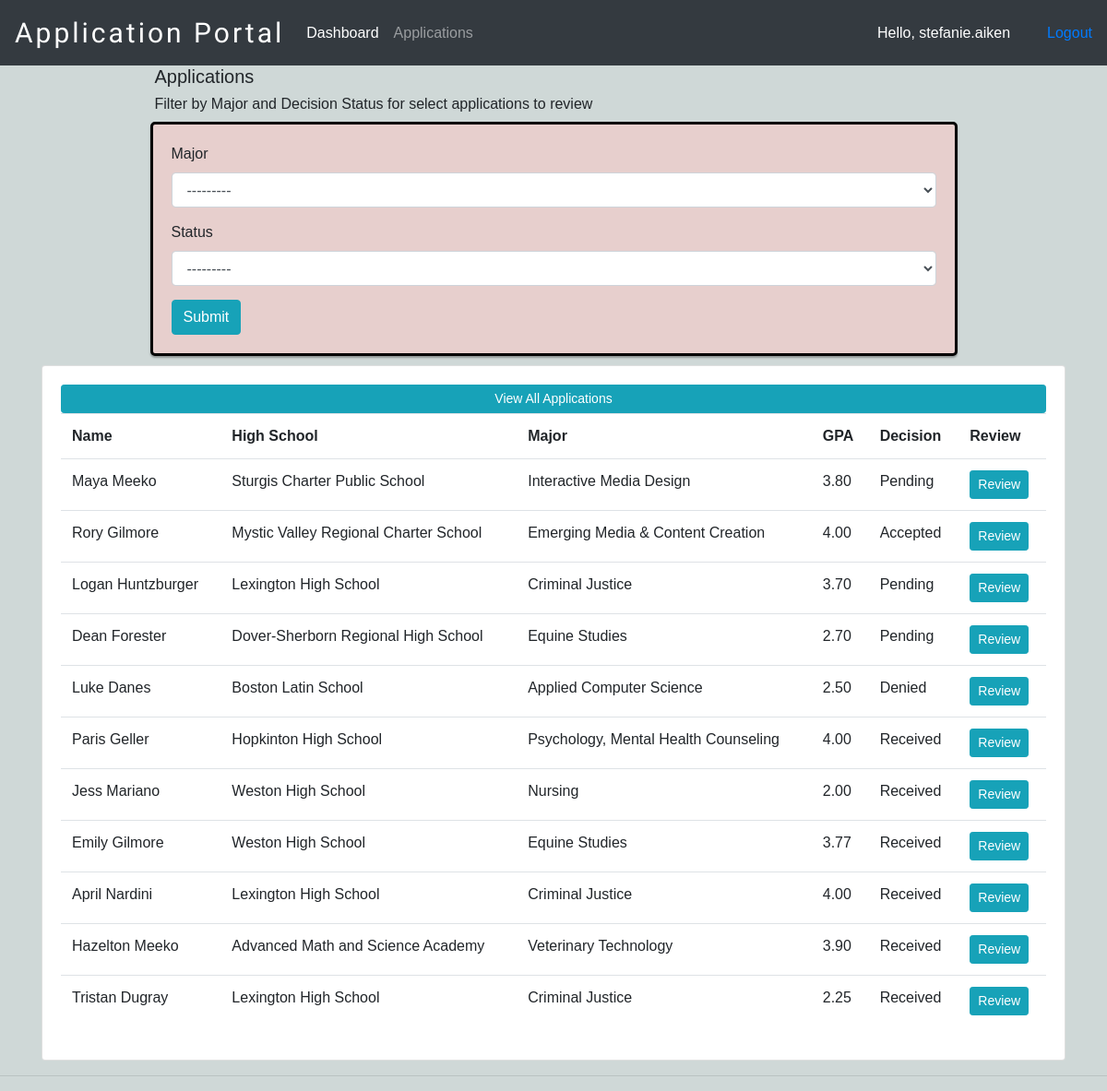
/applications (signed in), run on the app's committed database.
### appStatus/models.py (models this page shows, shortened)
class Application(models.Model):
    user = models.OneToOneField(User, null=True, on_delete=models.CASCADE)
    name = models.CharField(max_length=200, blank=True, null=True)
    phone = models.CharField(max_length=200, blank=True, null=True)
    email = models.CharField(max_length=200, blank=True, null=True)
    major = models.CharField(max_length=200, blank=True,
                             null=True, choices=MAJOR)
    school = models.CharField(
        max_length=200, blank=True, null=True, choices=SCHOOL)
    GPA = models.FloatField(null=True, blank=True, validators=[
                            MinValueValidator(2), MaxValueValidator(4)])
    status = models.CharField(
        max_length=200, blank=True, null=True, choices=STATUS, default='Received')
    app_submitted = models.CharField(
        max_length=25, blank=True, null=True, choices=SUBMISSION, default='Not Submitted')
    date_created = models.DateTimeField(auto_now_add=True, null=True)

### appStatus/decorators.py (the view)
        def wrapper_func(request, *args, **kwargs):
            group = None
            if request.user.groups.exists():
                group = request.user.groups.all()[0].name
            if group in allowed_roles:
                return view_func(request, *args, **kwargs)
            else:
                return HttpResponse('You are not authorized to view this page')

### appStatus/forms.py
class SearchCriteriaForm(ModelForm):
    class Meta:
        model = Application
        fields = ['major', 'status']

### appStatus/views.py (called while the page is built)
@login_required(login_url='login')
@allowed_users(allowed_roles=['admin'])
def applications(request):
    searchform = SearchCriteriaForm(request.POST)
    application = Application.objects.all()
    context = {'application': application}
    if request.method == 'POST':
        application = Application.objects.filter(
            major=searchform['major'].value(), status=searchform['status'].value())
    context = {'application': application,
               'searchform': searchform}
    return render(request, 'appStatus/applications.html', context)

### appStatus/templates/appStatus/applications.html (shortened to what this page needs)
{%  extends 'appStatus/main.html' %}
{% load crispy_forms_tags %}
{% block content %}
<div class="container">
<div class="row">
    <div class="col-md">
        <div class="container col-md-10 offset-md-1">
            <div class="container">
                <h5>Applications</h5>
                <h6>Filter by Major and Decision Status for select applications to review</h6>
            </div>
            <form id="searchform" method='POST'>
                {{searchform|crispy}}
                <input class="btn btn-info" type="submit" value="Submit">
            </form>
        </div>
        <div class="card card-body">
            <a class="btn btn-sm btn-info" href="{% url 'applications' %}">View All Applications</a>
            <table class="table">
                <tr>
                    <th>Name</th>
                    <th>High School</th>
                    <th>Major</th>
                    <th>GPA</th>
                    <th>Decision</th>
                    <th>Review</th>
                </tr>
                {% for applicant in application %}
                <tr>
                    <td>{{applicant.name}}</td>
                    <td>{{applicant.school}}</td>
                    <td>{{applicant.major}}</td>
                    <td>{{applicant.GPA|floatformat:2}}</td>
                    <td>{{applicant.status}}</td>
                    <td><a class="btn btn-sm btn-info" href="{% url 'application_review' applicant.id %}">Review</a></td>
                </tr>
                {% endfor %}
            </table>
        </div>
    </div>
</div>
</div>
{% endblock content %}

### appStatus/templates/appStatus/Navbar.html (shortened to what this page needs)
{% load static %}
<nav class="navbar navbar-expand-lg navbar-dark bg-dark">
    <span class="navbar-brand mb-0 h1 app-nav-brand">Application Portal</span>
    <div class="collapse navbar-collapse" id="navbarNavAltMarkup">
        <div class="navbar-nav">
            {% if request.user.is_staff %}
            <a class="nav-item nav-link active" href="{% url 'home' %}">Dashboard </a>
            <a class="nav-item nav-link" href="{% url 'applications' %}">Applications</a>
            {% endif %}
        </div>
    </div>
    <div>
        <span class="hello-user">Hello, {{request.user}}</span>
    </div>
    <span><a class="hello-msg" href="{% url 'logout' %}">Logout</a></span>
</nav>

### static/css/main.css (style rules this page uses)
* { box-sizing: border-box; }
body { background-color: #cfd8d7; font-family: 'Trebuchet MS', 'Lucida Sans Unicode', 'Lucida Grande', 'Lucida Sans', Arial, sans-serif; }
.app-nav-brand { font-family: 'Bilbo Swash Caps', cursive; font-size: 30px; letter-spacing: .1em; }
.hello-user { color: white; }
.form-group { margin-bottom: 15px; }
#searchform, #app_review, #apply-form { margin: 10px; padding: 20px; border-radius: 5px; border: 3px solid black; box-shadow: 0px 2px 2px rgba(0, 0, 0, 0.3); background-color: #e7cfcd; }
@media only screen and (min-width: 992px) { .hello-user { margin-right: 20px; padding-right: 20px; } }

### data on the page
Application: name "Maya Meeko", school "Sturgis Charter Public School", major "Interactive Media Design", GPA "3.80", status "Pending"
Application: name "Rory Gilmore", school "Mystic Valley Regional Charter School", major "Emerging Media & Content Creation", GPA "4.00", status "Accepted"
Application: name "Logan Huntzburger", school "Lexington High School", major "Criminal Justice", GPA "3.70", status "Pending"
Application: name "Dean Forester", school "Dover-Sherborn Regional High School", major "Equine Studies", GPA "2.70", status "Pending"
Application: name "Luke Danes", school "Boston Latin School", major "Applied Computer Science", GPA "2.50", status "Denied"
Application: name "Paris Geller", school "Hopkinton High School", major "Psychology, Mental Health Counseling", GPA "4.00", status "Received"
Application: name "Jess Mariano", school "Weston High School", major "Nursing", GPA "2.00", status "Received"
Application: name "Emily Gilmore", school "Weston High School", major "Equine Studies", GPA "3.77", status "Received"
Application: name "April Nardini", school "Lexington High School", major "Criminal Justice", GPA "4.00", status "Received"
Application: name "Hazelton Meeko", school "Advanced Math and Science Academy", major "Veterinary Technology", GPA "3.90", status "Received"
Application: name "Tristan Dugray", school "Lexington High School", major "Criminal Justice", GPA "2.25", status "Received"

### other printed values
{{ request.user }} "stefanie.aiken"
